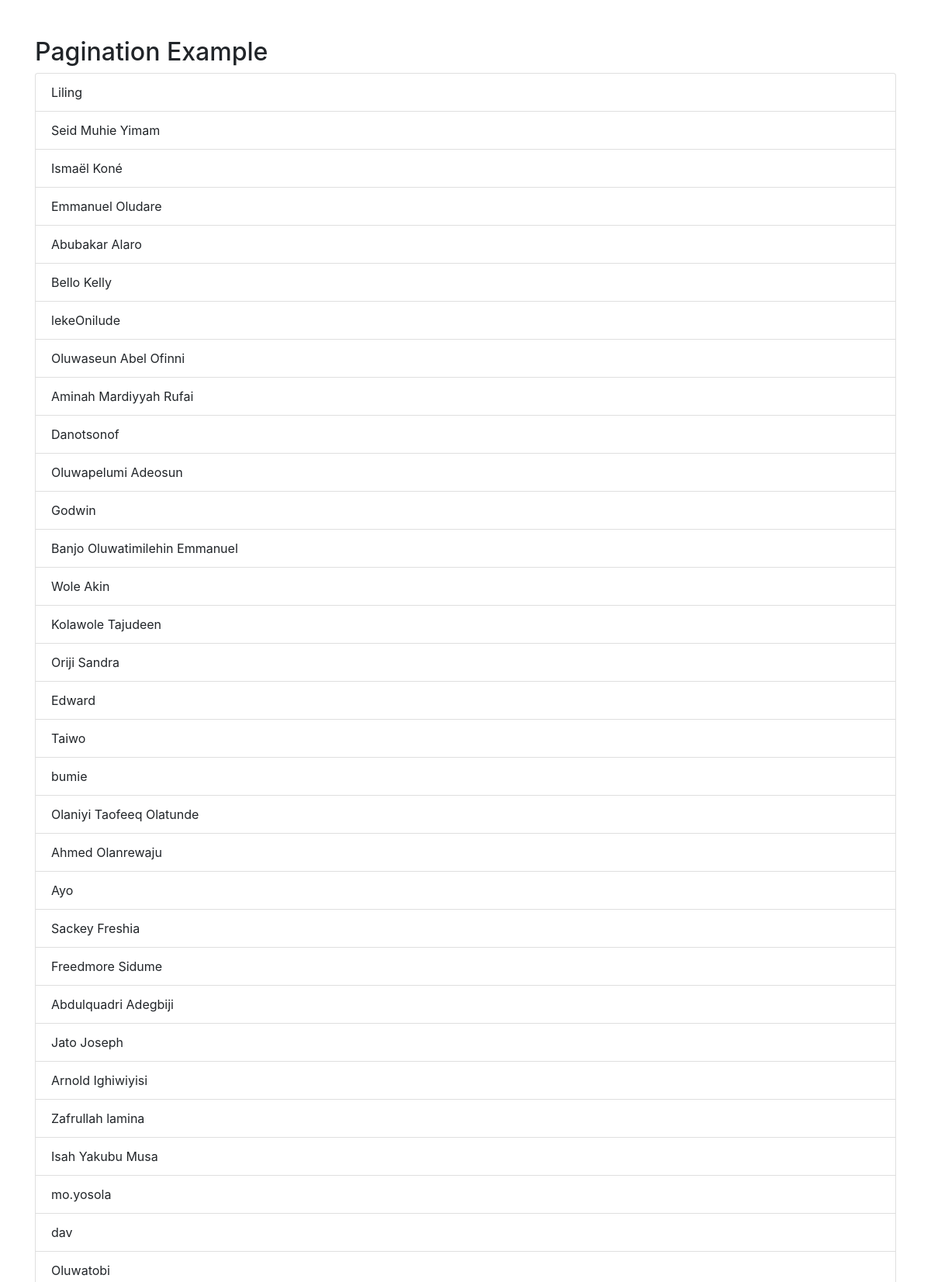
Screenshot of /pagination.php?page=2 (upper part) with the database file from the repository.
### tables this page shows
CREATE TABLE `members` (
  `id` int(11) NOT NULL,
  `fullname` varchar(100) NOT NULL,
  `affiliation` varchar(256) NOT NULL,
  `nationality` varchar(50) NOT NULL,
  `languages_spoken` varchar(256) NOT NULL,
  `languages_working_on` varchar(256) NOT NULL,
  `country_interesting` varchar(256) NOT NULL,
  `nlp_ml_tasks` varchar(5000) NOT NULL,
  `images` varchar(256) NOT NULL
);

### pagination.php (the view, shortened to what this page needs)
<!DOCTYPE html>
<html>
<head>
    <link rel="stylesheet" href="https://maxcdn.bootstrapcdn.com/bootstrap/4.5.2/css/bootstrap.min.css">
</head>
<body>
    <div class="container mt-5">
        <h2>Pagination Example</h2>
        <?php
    $itemsPerPage = 100;
    $servername = "localhost";
    $username = "root";
    $password = "";
    $dbname = "masakhane";
    $conn = new mysqli($servername, $username, $password, $dbname);
    $currentPage = isset($_GET['page']) ? intval($_GET['page']) : 1;
    $startIndex = ($currentPage - 1) * $itemsPerPage;
    $itemsQuery = "SELECT * FROM members LIMIT $startIndex, $itemsPerPage";
    $result = $conn->query($itemsQuery);
    if ($result->num_rows > 0) {
        echo "<ul class='list-group'>";
        while($row = $result->fetch_assoc()) {
            echo "<li class='list-group-item'>" . $row['fullname'] . "</li>";
        }
        echo "</ul>";
    } else {
        echo "No items found.";
    }
    ?>
    </div>
</body>
</html>

### rows the page displays
members: fullname "Liling"
members: fullname "Seid Muhie Yimam"
members: fullname "Ismaël Koné"
members: fullname "Emmanuel Oludare"
members: fullname "Abubakar Alaro"
members: fullname "Bello Kelly"
members: fullname "lekeOnilude"
members: fullname "Oluwaseun Abel Ofinni"
members: fullname "Aminah Mardiyyah Rufai"
members: fullname "Danotsonof"
members: fullname "Oluwapelumi Adeosun"
members: fullname "Godwin"
members: fullname "Banjo Oluwatimilehin Emmanuel"
members: fullname "Wole Akin"
members: fullname "Kolawole Tajudeen"
members: fullname "Oriji Sandra"
members: fullname "Edward"
members: fullname "Taiwo"
members: fullname "bumie"
members: fullname "Olaniyi Taofeeq Olatunde"
members: fullname "Ahmed Olanrewaju"
members: fullname "Ayo"
members: fullname "Sackey Freshia"
members: fullname "Freedmore Sidume"
members: fullname "Abdulquadri Adegbiji"
members: fullname "Jato Joseph"
members: fullname "Arnold Ighiwiyisi"
members: fullname "Zafrullah lamina"
members: fullname "Isah Yakubu Musa"
members: fullname "mo.yosola"
members: fullname "dav"
members: fullname "Oluwatobi"
